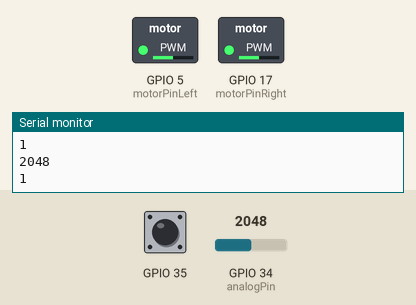
Simulated run of this sketch. Board: ESP32. Parts: switched loads named in the sketch (green lamp = pin HIGH), the last lines printed to the serial monitor. Inputs (shaded band) come from the test bench; at power-on: GPIO 34 (analogPin) = 2048, GPIO 35 HIGH.

Above: at 1.2 s.
1.3 s: GPIO 34 (analogPin) set to 2866
At 2.3 s:
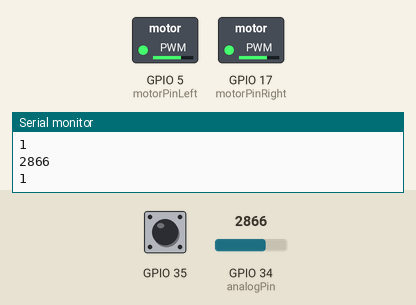
2.8 s: GPIO 34 (analogPin) set to 3603
At 3.3 s:
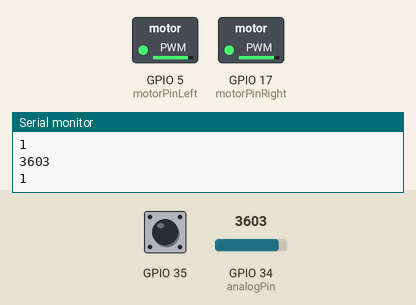
4.3 s: GPIO 34 (analogPin) set to 491
At 5.5 s:
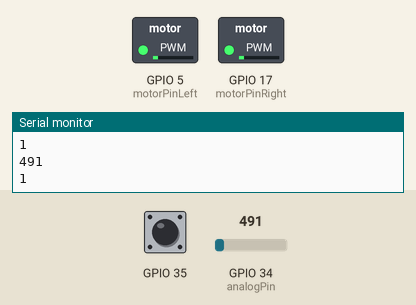
5.8 s: GPIO 34 (analogPin) set to 0
At 7.0 s:
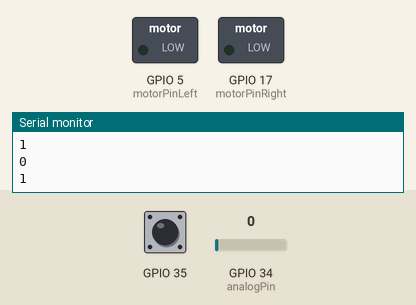
7.3 s: GPIO 34 (analogPin) set to 2047
At 8.1 s:
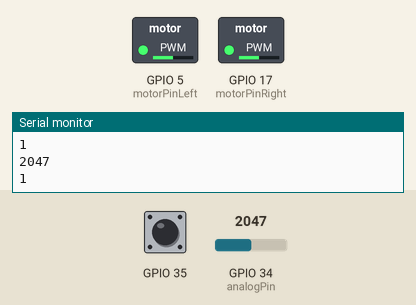
Timing chart, 0 to 9.8 s (numbered marks = the images above; inputs shaded):
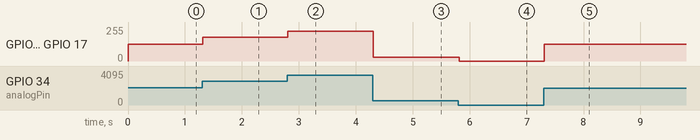

The sketch:

test_digitalRead.ino
```cpp
int ledPin = 15;
int analogPin = 34;
int motorPinLeft = 5;
int motorPinRight = 17;
// use first channel of 16 channels (started from zero)
#define C_CHANNEL_left     0
#define C_CHANNEL_right     1

// use 13 bit precission for LEDC timer
#define C_TIMER_8_BIT  8

// use 5000 Hz as a LEDC base frequency
#define C_BASE_FREQ     5000

void setup()
{
  ledcSetup(C_CHANNEL_left, C_BASE_FREQ, C_TIMER_8_BIT);
  ledcSetup(C_CHANNEL_right, C_BASE_FREQ, C_TIMER_8_BIT);
  ledcAttachPin(motorPinLeft, C_CHANNEL_left);
  ledcAttachPin(motorPinRight, C_CHANNEL_right);

  pinMode(35, INPUT_PULLUP);
  Serial.begin(115200);
  Serial.println("Hello ESP32!");
}

void loop()
{

  long input = analogRead(analogPin);
  int IR1 = digitalRead(35);
  Serial.println(input);
  Serial.println(IR1);
  int dutyCycle = map(input, 0, 4095, 0, 255);

  ledcWrite(C_CHANNEL_left, dutyCycle);
  ledcWrite(C_CHANNEL_right, dutyCycle);
  delay(20);
}
```

Measured:
- after the input at 1.3 s, GPIO 5 (motorPinLeft), GPIO 17 (motorPinRight): 127/255 → 177/255 at once
- after the input at 2.8 s, GPIO 5 (motorPinLeft), GPIO 17 (motorPinRight): 177/255 → 223/255 at once
- after the input at 4.3 s, GPIO 5 (motorPinLeft), GPIO 17 (motorPinRight): 223/255 → 30/255 at once
- after the input at 5.8 s, GPIO 5 (motorPinLeft), GPIO 17 (motorPinRight): 30/255 → 0/255 at once
- after the input at 7.3 s, GPIO 5 (motorPinLeft), GPIO 17 (motorPinRight): 0/255 → 127/255 at once
